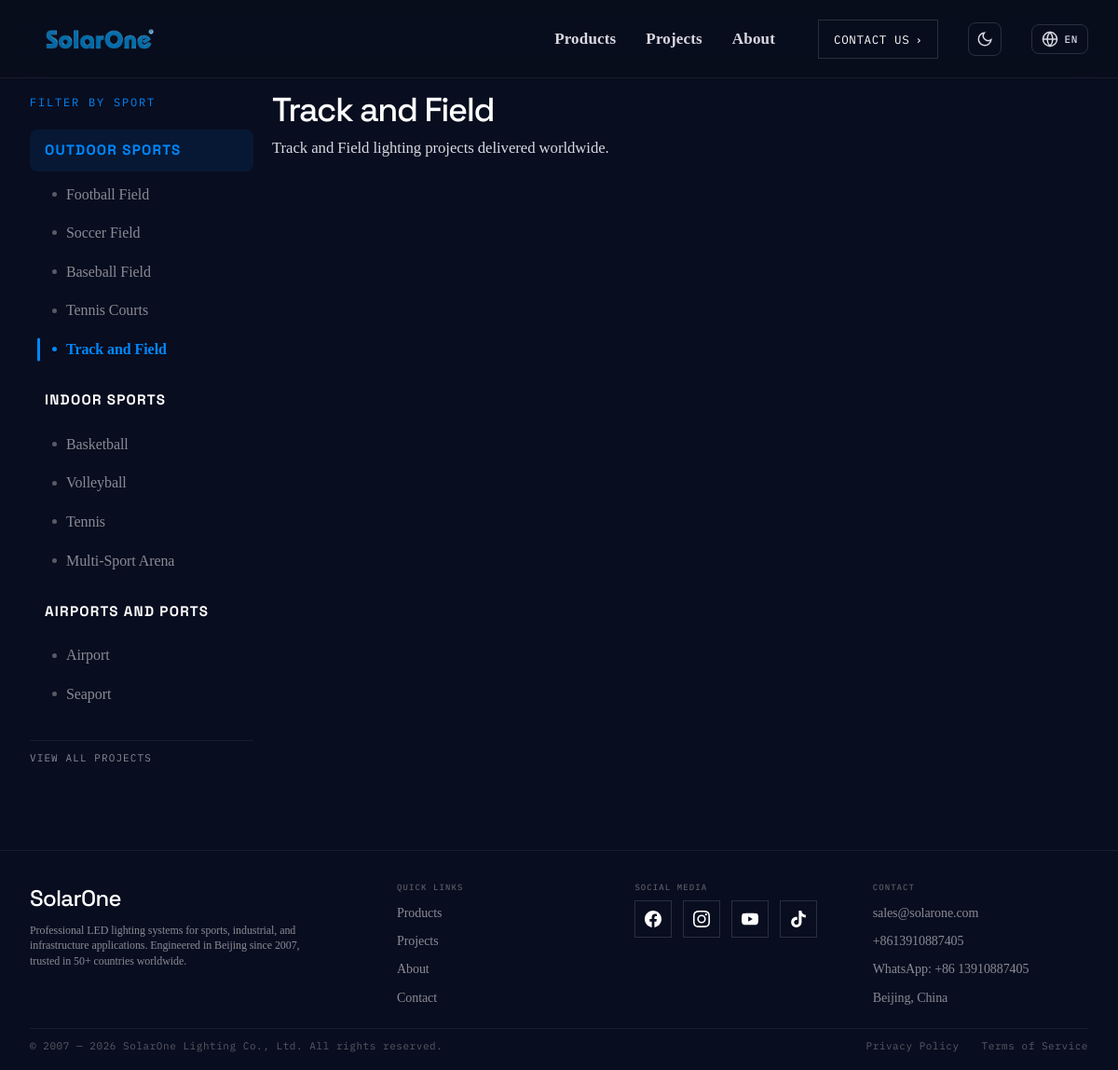
The page /projects/?venue=OUTDOOR&sport=TRACK_FIELD on the database its author committed.
### pages/models.py (models this page shows, shortened)
class SiteConfig(models.Model):
    hero_title = models.CharField(max_length=500, default="Precision LED systems for every arena.")
    hero_subtitle = models.TextField(default="Professional sports lighting solutions trusted in over 50 countries. From community fields to broadcast-ready stadiums, engineered for performance, built to outlast.")
    hero_background = models.ImageField(upload_to='site/', blank=True, help_text="Hero background image")
    stat_projects = models.CharField(max_length=100, default="500+")
    stat_projects_label = models.CharField(max_length=100, default="Projects")
    stat_countries = models.CharField(max_length=100, default="50+")
    stat_countries_label = models.CharField(max_length=100, default="Countries")
    stat_energy = models.CharField(max_length=100, default="60%")
    stat_energy_label = models.CharField(max_length=100, default="Energy Save")
    stat_support = models.CharField(max_length=100, default="24/7")
    stat_support_label = models.CharField(max_length=100, default="Support")
    about_title = models.CharField(max_length=500, default="Trusted worldwide for a reason.")
    about_text_1 = models.TextField(default="Since 2007, SolarOne Vision has focused on the design and manufacture of high power LED Sports lighting systems, LED Roadway infrastructure lighting systems, and LED industrial lighting systems. We bring first-hand knowledge and experience for new and retrofit projects — from small projects requiring a few lights to professional high-level facilities, we've got you covered.")
    about_text_2 = models.TextField(default="SolarOne's mission is to deliver innovative outdoor and indoor lighting solutions for recreational, high school, college, and semi-professional sports venues, airports, seaports, and other industrial facilities. We protect the environment, reduce energy consumption, deliver satisfying and inspiring lighting experiences, and add value to people's vision of life.")
    about_stat_years = models.CharField(max_length=100, default="18+")
    about_stat_years_label = models.CharField(max_length=100, default="Years Experience")
    about_stat_projects = models.CharField(max_length=100, default="500+")
    about_stat_projects_label = models.CharField(max_length=100, default="Projects Delivered")
    about_stat_countries = models.CharField(max_length=100, default="50+")
    about_stat_countries_label = models.CharField(max_length=100, default="Countries Served")
    about_stat_clients = models.CharField(max_length=100, default="1000+")
    about_stat_clients_label = models.CharField(max_length=100, default="Happy Clients")
    products_title = models.CharField(max_length=500, default="Our Products")
    products_subtitle = models.TextField(default="From compact modular luminaires to stadium-grade high bay systems. Precision optics, modular architecture, and field-proven reliability across every product line.")
    projects_title = models.CharField(max_length=500, default="Featured Projects")
    projects_subtitle = models.TextField(default="Real installations across five continents. From Olympic training centers to community football pitches, our luminaires deliver reliable performance under the toughest conditions.")
    contact_title = models.CharField(max_length=500, default="Get in Touch")
    contact_subtitle = models.TextField(default="Have a project in mind? Send us the details and our engineering team will respond with a full photometric proposal within 48 hours.")
    contact_email = models.EmailField(default="sales@solarone.com")
    contact_phone_1 = models.CharField(max_length=200, default="+8613910887405")
    contact_phone_2 = models.CharField(max_length=200, default="+8613910887405")
    contact_whatsapp = models.CharField(max_length=200, default="+86 13910887405")
    contact_address = models.CharField(max_length=500, default="Beijing, China")
    social_facebook = models.URLField(blank=True, default="https://facebook.com")
    social_instagram = models.URLField(blank=True, default="https://instagram.com")
    social_youtube = models.URLField(blank=True, default="https://youtube.com")
    social_tiktok = models.URLField(blank=True, default="https://tiktok.com")
    social_linkedin = models.URLField(blank=True, default="")
    footer_description = models.TextField(default="Professional LED lighting systems for sports, industrial, and infrastructure applications. Engineered in Beijing since 2007, trusted in 50+ countries worldwide.")
    brand_name = models.CharField(max_length=200, default="SolarOne")
    logo = models.ImageField(upload_to='site/', blank=True, help_text="Brand logo")
    meta_title = models.CharField(max_length=200, default="SolarOne — Precision LED Lighting Systems")
    meta_description = models.TextField(default="Professional LED sports lighting, high bay, and modular luminaire solutions. Engineered in Beijing since 2007, trusted in 50+ countries worldwide.")
    og_image = models.ImageField(upload_to='site/', blank=True, help_text="Social sharing preview image")
    font_family_body = models.CharField(
        max_length=200,
        default="'Inter', 'Helvetica Neue', Arial, sans-serif",
        verbose_name="Body Font Family",
        help_text="CSS font-family value, e.g. 'Inter', sans-serif"
    )
    font_family_heading = models.CharField(
        max_length=200,
        default="'Inter', 'Helvetica Neue', Arial, sans-serif",
        verbose_name="Heading Font Family",
        help_text="CSS font-family value for headings"
    )
    font_size_base = models.CharField(
        max_length=10,
        default="16px",
        verbose_name="Base Font Size",
        help_text="Root font size, e.g. 16px, 18px"
    )
    font_size_nav = models.CharField(
        max_length=10,
        default="17px",
        verbose_name="Navigation Font Size",
        help_text="Nav link font size, e.g. 15px, 17px, 18px"
    )
    font_size_hero_title = models.CharField(
        max_length=10,
        default="3.5rem",
        verbose_name="Hero Title Font Size",
        help_text="Hero heading size, e.g. 3.5rem, 4rem"
    )
    font_size_hero_subtitle = models.CharField(
        max_length=10,
        default="1.15rem",
        verbose_name="Hero Subtitle Font Size",
        help_text="Hero subtitle size, e.g. 1.15rem, 1.25rem"
    )
    font_size_section_title = models.CharField(
        max_length=10,
        default="2.25rem",
        verbose_name="Section Title Font Size",
        help_text="Section headings size, e.g. 2.25rem, 2.5rem"
    )
    font_size_body = models.CharField(
        max_length=10,
        default="1.05rem",
        verbose_name="Body Text Font Size",
        help_text="Paragraph text size, e.g. 1.05rem, 1.1rem"
    )
    font_size_card_title = models.CharField(
        max_length=10,
        default="1.25rem",
        verbose_name="Card Title Font Size",
        help_text="Product/Project card title size"
    )
    font_size_card_desc = models.CharField(
        max_length=10,
        default="0.95rem",
        verbose_name="Card Description Font Size",
        help_text="Product/Project card description size"
    )
    accent_color = models.CharField(
        max_length=20,
        default="#0088FF",
        verbose_name="Accent Color",
        help_text="Primary accent color, e.g. #0088FF, #FF6B00"
    )
    class Meta:
        verbose_name = "Site Configuration"
        verbose_name_plural = "Site Configuration"

### pages/views.py (the view, shortened to what this page needs)
# urls.py: path('projects/', views.projects, name='projects'),
def projects(request):
    context = get_common_context()
    lang = get_language()
    venue_types = _get_projects_sidebar(lang)
    context['venue_types'] = venue_types
    active_venue_type = request.GET.get('venue', '')
    active_sport_type = request.GET.get('sport', '')
    context['active_venue_type'] = active_venue_type
    context['active_sport_type'] = active_sport_type
    active_venue_type_label = ''
    active_sport_type_label = ''
    for vt in venue_types:
        if vt['key'] == active_venue_type:
            active_venue_type_label = vt['label']
            for s in vt['sports']:
                if s['key'] == active_sport_type:
                    active_sport_type_label = s['label']
                    break
            break
    context['active_venue_type_label'] = active_venue_type_label
    context['active_sport_type_label'] = active_sport_type_label
    projects_list = Project.objects.all()
    if active_venue_type:
        projects_list = projects_list.filter(venue_type=active_venue_type)
    if active_sport_type:
        projects_list = projects_list.filter(sport_type=active_sport_type)
    context['projects'] = projects_list
    return render(request, 'projects.html', context)

### pages/views.py (called while the page is built)
def _t(label, lang='en'):
    if lang == 'en':
        return label
    entry = _SIDEBAR_I18N.get(label, {})
    return entry.get(lang, label)

def get_common_context():
    site_config = SiteConfig.objects.first()
    if not site_config:
        site_config = SiteConfig.objects.create()
    if site_config.hero_background:
        site_config.hero_bg_url = static(site_config.hero_background.name)
    else:
        site_config.hero_bg_url = static('images/hero-main.fw.png')
    if site_config.logo:
        site_config.logo_url = static(site_config.logo.name)
    else:
        site_config.logo_url = static('images/logo.png')
    return {'config': site_config}

### templates/projects.html (shortened to what this page needs)
{% extends "base.html" %}
{% load i18n %}
{% load static %}
{% block content %}
<section class="page-with-sidebar" style="padding: 100px 0 80px;">
  <div class="container">
    <div class="sidebar-layout" style="display: grid; grid-template-columns: 240px 1fr; gap: 20px; align-items: start;">
      <aside class="sidebar-nav" style="position: sticky; top: 100px;">
        <div class="sidebar-nav-header" style="font-family: var(--ff-mono); font-size: 12px; letter-spacing: 0.15em; text-transform: uppercase; color: var(--accent); margin-bottom: 20px;">{% trans "Filter by Sport" %}</div>
        <nav class="sidebar-nav-list">
          {% for vt in venue_types %}
          <div class="sidebar-nav-group" style="margin-bottom: 8px;">
            <div class="sidebar-nav-parent{% if active_venue_type == vt.key %} active{% endif %}">
              {{ vt.label }}
            </div>
            <div class="sidebar-nav-children">
              {% for st in vt.sports %}
              <a href="{% url 'projects' %}?venue={{ vt.key }}&sport={{ st.key }}" class="sidebar-nav-child{% if active_sport_type == st.key %} active{% endif %}">
                <span class="sidebar-nav-dot"></span>
                {{ st.label }}
              </a>
              {% endfor %}
            </div>
          </div>
          {% endfor %}
        </nav>
        <a href="{% url 'projects' %}" class="sidebar-nav-all{% if not active_sport_type %} active{% endif %}" style="display: block; margin-top: 24px; padding: 10px 0; font-family: var(--ff-mono); font-size: 11px; letter-spacing: 0.1em; text-transform: uppercase; color: var(--ink-mute); text-decoration: none; transition: color 0.2s; border-top: 1px solid var(--line);">{% trans "View All Projects" %}</a>
      </aside>
      <div class="sidebar-content">
        <div class="sidebar-content-header" style="margin-bottom: 40px;">
          {% if active_sport_type_label %}
          <h1 class="section-title" style="margin-bottom: 8px;">{{ active_sport_type_label }}</h1>
          <p class="section-body" style="max-width: none;">{{ active_sport_type_label }} {% trans "lighting projects delivered worldwide." %}</p>
          {% elif active_venue_type_label %}
          <h1 class="section-title" style="margin-bottom: 8px;">{{ active_venue_type_label }} {% trans "Projects" %}</h1>
          <p class="section-body" style="max-width: none;">{% trans "Professional lighting solutions for outdoor venues." %}</p>
          {% endif %}
        </div>
      </div>
    </div>
  </div>
</section>
{% endblock %}

### templates/base.html (shortened to what this page needs)
{% load static %}
{% load i18n %}
<!DOCTYPE html>
<html lang="{{ LANGUAGE_CODE }}" data-theme="dark"{% if LANGUAGE_CODE == 'ar' %} dir="rtl"{% endif %}>
<head>
</head>
<body>
<nav class="nav" id="mainNav">
  <div class="container nav-inner">
    <a href="{% url 'home' %}" class="nav-brand">
      <img src="{{ config.logo_url }}" alt="{{ config.brand_name }}" onerror="this.style.display='none'">
    </a>
    <div class="nav-links">
      <a href="{% url 'products' %}">{% trans "Products" %}</a>
      <a href="{% url 'projects' %}">{% trans "Projects" %}</a>
      <a href="{% url 'about' %}">{% trans "About" %}</a>
    </div>
    <a href="{% url 'contact' %}" class="nav-cta">{% trans "Contact Us" %} <span class="arrow">&#8250;</span></a>
    <button class="theme-toggle" id="themeToggle" aria-label="Toggle theme" title="{% trans 'Toggle light/dark theme' %}">
      <svg id="themeIconMoon" viewBox="0 0 24 24" fill="none" stroke="currentColor" stroke-width="2" stroke-linecap="round"><path d="M21 12.79A9 9 0 1111.21 3 7 7 0 0021 12.79z"/></svg>
    </button>
    <div class="lang-switch" id="langSwitch">
      <button class="lang-switch-btn" id="langSwitchBtn" aria-label="Change language">
        <svg viewBox="0 0 24 24" fill="none" stroke="currentColor" stroke-width="2" stroke-linecap="round" style="width:18px;height:18px;"><circle cx="12" cy="12" r="10"/><line x1="2" y1="12" x2="22" y2="12"/><path d="M12 2a15.3 15.3 0 0 1 4 10 15.3 15.3 0 0 1-4 10 15.3 15.3 0 0 1-4-10 15.3 15.3 0 0 1 4-10z"/></svg>
        <span class="lang-switch-current">{{ LANGUAGE_CODE|upper }}</span>
      </button>
        {% get_current_language as LANG_CODE %}
    </div>
  </div>
</nav>
{% block content %}{% endblock %}
<footer>
  <div class="container">
    <div class="footer-grid">
      <div class="footer-brand-block">
        <div class="footer-brand-name">{{ config.brand_name }}</div>
        <p class="footer-brand-text">{% trans "Professional LED lighting systems for sports, industrial, and infrastructure applications. Engineered in Beijing since 2007, trusted in 50+ countries worldwide." %}</p>
      </div>
      <div>
        <div class="footer-col-label">{% trans "Quick Links" %}</div>
        <ul class="footer-list">
          <li><a href="{% url 'products' %}">{% trans "Products" %}</a></li>
          <li><a href="{% url 'projects' %}">{% trans "Projects" %}</a></li>
          <li><a href="{% url 'about' %}">{% trans "About" %}</a></li>
          <li><a href="{% url 'contact' %}">{% trans "Contact" %}</a></li>
        </ul>
      </div>
      <div>
        <div class="footer-col-label">{% trans "Social Media" %}</div>
        <div class="footer-social">
          <a href="{{ config.social_facebook }}" aria-label="Facebook" target="_blank" rel="noopener">
          </a>
          <a href="{{ config.social_instagram }}" aria-label="Instagram" target="_blank" rel="noopener">
          </a>
          <a href="{{ config.social_youtube }}" aria-label="YouTube" target="_blank" rel="noopener">
          </a>
          <a href="{{ config.social_tiktok }}" aria-label="TikTok" target="_blank" rel="noopener">
          </a>
        </div>
      </div>
      <div>
        <div class="footer-col-label">{% trans "Contact" %}</div>
        <ul class="footer-list">
          <li><a href="mailto:{{ config.contact_email }}">{{ config.contact_email }}</a></li>
          <li><a href="tel:{{ config.contact_phone_1 }}">{{ config.contact_phone_1 }}</a></li>
          <li><a href="https://wa.me/{{ config.contact_whatsapp|cut:' ' }}" target="_blank" rel="noopener">{% trans "WhatsApp:" %} {{ config.contact_whatsapp }}</a></li>
          <li><a href="#">{{ config.contact_address }}</a></li>
        </ul>
      </div>
    </div>
    <div class="footer-bottom">
      <span class="footer-copy">&copy; 2007 &mdash; 2026 {{ config.brand_name }} Lighting Co., Ltd. {% trans "All rights reserved." %}</span>
      <div class="footer-legal">
        <a href="#">{% trans "Privacy Policy" %}</a>
        <a href="#">{% trans "Terms of Service" %}</a>
      </div>
    </div>
  </div>
</footer>
</body>
</html>

### rows shown on the page
SiteConfig: brand_name "SolarOne", contact_email "sales@solarone.com", contact_phone_1 "+8613910887405", contact_whatsapp "+86 13910887405", contact_address "Beijing, China"

### other values the page prints
{{ LANGUAGE_CODE|upper }} "EN"
{{ vt.label }} "OUTDOOR SPORTS" "INDOOR SPORTS" "AIRPORTS AND PORTS"
{{ st.label }} "Football Field" "Soccer Field" "Baseball Field" "Tennis Courts" "Track and Field" "Basketball" "Volleyball" "Tennis" "Multi-Sport Arena" "Airport" "Seaport"
{{ active_sport_type_label }} "Track and Field"
